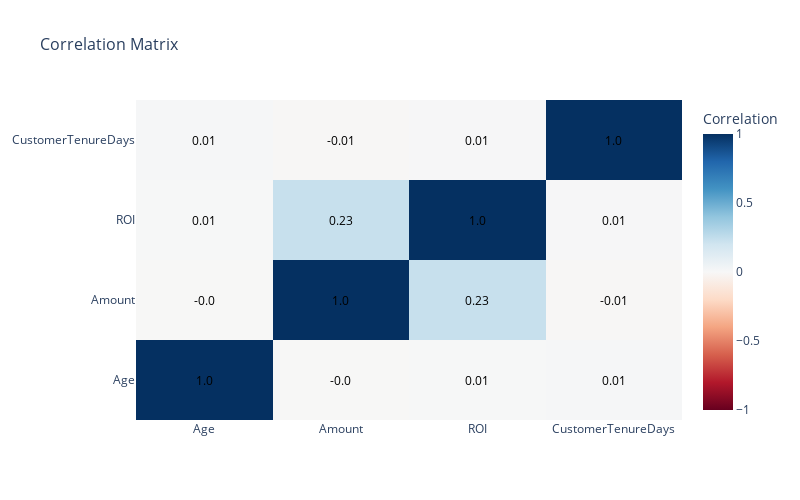

The notebook cell saved with this chart:
### Markdown cell above
The chart above visualizes the interplay between investment returns, investor age, and risk tolerance, categorized as `Low`, `Medium`, and `High`. Each data point on the scatter plot represents a single investment, positioned horizontally by the investor's age and vertically by the achieved Return on Investment (ROI). The color of each point further distinguishes the investor's risk profile: blue signifies Medium risk, green indicates Low risk, and red denotes High risk.

Analysis of the chart reveals several key patterns. Investors across all age groups and risk profiles have experienced a diverse range of ROI outcomes, spanning from significant gains to substantial losses. Notably, there is no discernible trend suggesting a direct correlation between investor age and investment returns across the different risk categories. Furthermore, a higher concentration of investments appears around the lower positive and negative ROI values, implying that extreme investment outcomes might be less common. High-risk investments exhibit a wider dispersion of ROI, including both higher potential gains and losses, while low-risk investments tend to cluster within a narrower range of returns, typically closer to the zero mark.

### Code cell
import plotly.graph_objects as go

# Compute the correlation matrix
corr_matrix = df[['Age', 'Amount', 'ROI', 'CustomerTenureDays']].corr()

# Create heatmap using plotly.graph_objects
fig = go.Figure(data=go.Heatmap(
    z=corr_matrix.values,
    x=corr_matrix.columns,
    y=corr_matrix.index,
    colorscale='RdBu',
    zmin=-1,
    zmax=1,
    colorbar=dict(title='Correlation'),
    text=corr_matrix.round(2).values,
    hoverinfo='text'
))

# Add annotations (correlation values on top of each cell)
for i in range(len(corr_matrix)):
    for j in range(len(corr_matrix.columns)):
        fig.add_annotation(
            x=corr_matrix.columns[j],
            y=corr_matrix.index[i],
            text=str(round(corr_matrix.iloc[i, j], 2)),
            showarrow=False,
            font=dict(color='black')
        )

# Update layout
fig.update_layout(
    title='Correlation Matrix',
    width=800,
    height=500,
    title_font_size=16
)

#fig.write_image('CorrelationMatrix.png')  # Save as PNG (requires kaleido)
fig.show()

### Figure 1 — Plotly figure (JSON) as saved in the notebook; plotly's stock layout.template omitted (floating-point values rounded to 4 significant figures)
{"data": [{"colorbar": {"title": {"text": "Correlation"}}, "colorscale": [[0, "rgb(103,0,31)"], [0.1, "rgb(178,24,43)"], [0.2, "rgb(214,96,77)"], [0.3, "rgb(244,165,130)"], [0.4, "rgb(253,219,199)"], [0.5, "rgb(247,247,247)"], [0.6, "rgb(209,229,240)"], [0.7, "rgb(146,197,222)"], [0.8, "rgb(67,147,195)"], [0.9, "rgb(33,102,172)"], [1, "rgb(5,48,97)"]], "hoverinfo": "text", "text": [[1, 0, 0.01, 0.01], [0, 1, 0.23, -0.01], [0.01, 0.23, 1, 0.01], [0.01, -0.01, 0.01, 1]], "type": "heatmap", "x": ["Age", "Amount", "ROI", "CustomerTenureDays"], "y": ["Age", "Amount", "ROI", "CustomerTenureDays"], "z": [[1, -0.003143, 0.005067, 0.01222], [-0.003143, 1, 0.2328, -0.006777], [0.005067, 0.2328, 1, 0.005774], [0.01222, -0.006777, 0.005774, 1]], "zmax": 1, "zmin": -1}], "layout": {"annotations": [{"font": {"color": "black"}, "showarrow": false, "text": "1.0", "x": "Age", "y": "Age"}, {"font": {"color": "black"}, "showarrow": false, "text": "-0.0", "x": "Amount", "y": "Age"}, {"font": {"color": "black"}, "showarrow": false, "text": "0.01", "x": "ROI", "y": "Age"}, {"font": {"color": "black"}, "showarrow": false, "text": "0.01", "x": "CustomerTenureDays", "y": "Age"}, {"font": {"color": "black"}, "showarrow": false, "text": "-0.0", "x": "Age", "y": "Amount"}, {"font": {"color": "black"}, "showarrow": false, "text": "1.0", "x": "Amount", "y": "Amount"}, {"font": {"color": "black"}, "showarrow": false, "text": "0.23", "x": "ROI", "y": "Amount"}, {"font": {"color": "black"}, "showarrow": false, "text": "-0.01", "x": "CustomerTenureDays", "y": "Amount"}, {"font": {"color": "black"}, "showarrow": false, "text": "0.01", "x": "Age", "y": "ROI"}, {"font": {"color": "black"}, "showarrow": false, "text": "0.23", "x": "Amount", "y": "ROI"}, {"font": {"color": "black"}, "showarrow": false, "text": "1.0", "x": "ROI", "y": "ROI"}, {"font": {"color": "black"}, "showarrow": false, "text": "0.01", "x": "CustomerTenureDays", "y": "ROI"}, {"font": {"color": "black"}, "showarrow": false, "text": "0.01", "x": "Age", "y": "CustomerTenureDays"}, {"font": {"color": "black"}, "showarrow": false, "text": "-0.01", "x": "Amount", "y": "CustomerTenureDays"}, {"font": {"color": "black"}, "showarrow": false, "text": "0.01", "x": "ROI", "y": "CustomerTenureDays"}, {"font": {"color": "black"}, "showarrow": false, "text": "1.0", "x": "CustomerTenureDays", "y": "CustomerTenureDays"}], "height": 500, "title": {"font": {"size": 16}, "text": "Correlation Matrix"}, "width": 800}}
